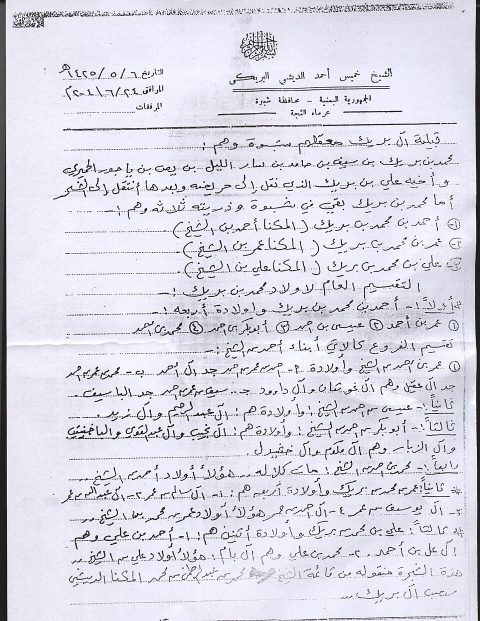
#> input picture input/sample.jpg, 960 x 1242 px (shown at 1/2 size)
$ python -i preprocess.py   (imports and definitions only)   (older library calls are emulated)
#> lines starting #> are read from the running program, lines starting #| are printed output that depends on the picture; after the words box and inside, x2 and y2 are one past the last pixel; in counts of white or black regions, pixels touching at a corner belong together
"""CPU document preprocessing and Arabic paragraph detection.

The implementation intentionally has a strict quality gate. A bad crop layout
is worse than a full-page OCR input, so callers must check ``quality.passed``
before using the returned regions.
"""

from __future__ import annotations

from dataclasses import asdict, dataclass

import cv2
import numpy as np
from PIL import Image


@dataclass
class ParagraphBox:
    x0: int
    y0: int
    x1: int
    y1: int
    ink_fraction: float

    @property
    def width(self) -> int:
        return self.x1 - self.x0

    @property
    def height(self) -> int:
        return self.y1 - self.y0

    def as_dict(self) -> dict:
        return asdict(self)


@dataclass
class LayoutQuality:
    passed: bool
    reason: str
    boxes: int
    ink_capture: float
    box_coverage: float

    def as_dict(self) -> dict:
        return asdict(self)


@dataclass
class PreprocessResult:
    image: Image.Image
    binary: np.ndarray
    metadata: dict


def _to_bgr(image: Image.Image) -> np.ndarray:
    rgb = np.asarray(image.convert("RGB"))
    return cv2.cvtColor(rgb, cv2.COLOR_RGB2BGR)


def _to_pil(image: np.ndarray) -> Image.Image:
    if image.ndim == 2:
        return Image.fromarray(image).convert("RGB")
    return Image.fromarray(cv2.cvtColor(image, cv2.COLOR_BGR2RGB))


# [10 lines left out: function _order_points, not called in this run]


def _perspective_crop(image: np.ndarray) -> tuple[np.ndarray, bool]:
    """Find a photographed paper boundary and apply a four-point transform."""
    height, width = image.shape[:2]
    scale = min(1.0, 1200 / max(height, width))
    preview = cv2.resize(image, None, fx=scale, fy=scale, interpolation=cv2.INTER_AREA)
    gray = cv2.cvtColor(preview, cv2.COLOR_BGR2GRAY)
    gray = cv2.GaussianBlur(gray, (5, 5), 0)
    edges = cv2.Canny(gray, 45, 140)
    edges = cv2.morphologyEx(
        edges, cv2.MORPH_CLOSE, cv2.getStructuringElement(cv2.MORPH_RECT, (7, 7))
    )
    contours, _ = cv2.findContours(edges, cv2.RETR_LIST, cv2.CHAIN_APPROX_SIMPLE)
    preview_area = preview.shape[0] * preview.shape[1]
    quadrilateral = None
    for contour in sorted(contours, key=cv2.contourArea, reverse=True)[:12]:
        if cv2.contourArea(contour) < preview_area * 0.22:
            break
        perimeter = cv2.arcLength(contour, True)
        approximation = cv2.approxPolyDP(contour, 0.02 * perimeter, True)
        if len(approximation) == 4 and cv2.isContourConvex(approximation):
            quadrilateral = approximation.reshape(4, 2).astype("float32") / scale
            break
    if quadrilateral is None:
        return image, False

    top_left, top_right, bottom_right, bottom_left = _order_points(quadrilateral)
    target_width = round(max(
        np.linalg.norm(bottom_right - bottom_left),
        np.linalg.norm(top_right - top_left),
    ))
    target_height = round(max(
        np.linalg.norm(top_right - bottom_right),
        np.linalg.norm(top_left - bottom_left),
    ))
    if target_width < width * 0.35 or target_height < height * 0.35:
        return image, False
    destination = np.array(
        [
            [0, 0],
            [target_width - 1, 0],
            [target_width - 1, target_height - 1],
            [0, target_height - 1],
        ],
        dtype="float32",
    )
    transform = cv2.getPerspectiveTransform(
        np.array([top_left, top_right, bottom_right, bottom_left]), destination
    )
    return cv2.warpPerspective(image, transform, (target_width, target_height)), True


def _binary_ink(gray: np.ndarray) -> np.ndarray:
    block_size = max(31, (min(gray.shape) // 18) | 1)
    return cv2.adaptiveThreshold(
        gray,
        255,
        cv2.ADAPTIVE_THRESH_GAUSSIAN_C,
        cv2.THRESH_BINARY_INV,
        block_size,
        15,
    )


def _line_extents(ink: np.ndarray) -> list[tuple[int, int, int, int]]:
    height, width = ink.shape
    row_counts = (ink > 0).sum(axis=1)
    active = row_counts > max(3, width * 0.008)
    gap_limit = max(2, round(height * 0.004))
    bands = []
    start = last = None
    for y, enabled in enumerate(active):
        if enabled:
            if start is None:
                start = y
            last = y
        elif start is not None and y - last > gap_limit:
            region = ink[start:last + 1]
            columns = np.flatnonzero((region > 0).any(axis=0))
            if len(columns) and last - start >= 2:
                bands.append((int(columns[0]), start, int(columns[-1] + 1), last + 1))
            start = last = None
    return bands


def _orientation_score(image: np.ndarray) -> float:
    gray = cv2.cvtColor(image, cv2.COLOR_BGR2GRAY)
    ink = _binary_ink(gray)
    bands = _line_extents(ink)
    if len(bands) < 3:
        return -10.0
    height, width = ink.shape
    widths = np.array([x1 - x0 for x0, _, x1, _ in bands], dtype=float)
    heights = np.array([y1 - y0 for _, y0, _, y1 in bands], dtype=float)
    lefts = np.array([x0 for x0, _, _, _ in bands], dtype=float)
    rights = np.array([x1 for _, _, x1, _ in bands], dtype=float)
    horizontality = float(np.median(widths / np.maximum(1.0, heights)))
    # Arabic paragraphs normally have a more stable right edge and a ragged
    # left edge. This also helps distinguish 0 from 180 degrees.
    rtl_alignment = float((np.std(lefts) - np.std(width - rights)) / max(1, width))
    useful_lines = min(len(bands), 40) / 40
    row_projection = (ink > 0).mean(axis=1)
    column_projection = (ink > 0).mean(axis=0)
    projection_score = float(np.log(
        (row_projection.var() + 1e-9) / (column_projection.var() + 1e-9)
    ))
    return float(
        np.log1p(horizontality)
        + 2.5 * rtl_alignment
        + useful_lines
        + 1.5 * projection_score
    )


def detect_cardinal_orientation(image: np.ndarray) -> tuple[int, float, dict]:
    rotations = {
        0: image,
        90: cv2.rotate(image, cv2.ROTATE_90_CLOCKWISE),
        180: cv2.rotate(image, cv2.ROTATE_180),
        270: cv2.rotate(image, cv2.ROTATE_90_COUNTERCLOCKWISE),
    }
    scores = {degrees: _orientation_score(candidate) for degrees, candidate in rotations.items()}
    ranked = sorted(scores, key=scores.get, reverse=True)
    best, second = ranked[:2]
    confidence = float(max(0.0, min(1.0, (scores[best] - scores[second]) / 1.5)))
    return best, confidence, {str(key): round(value, 4) for key, value in scores.items()}


def _rotate_cardinal(image: np.ndarray, degrees: int) -> np.ndarray:
    if degrees == 90:
        return cv2.rotate(image, cv2.ROTATE_90_CLOCKWISE)
    if degrees == 180:
        return cv2.rotate(image, cv2.ROTATE_180)
    if degrees == 270:
        return cv2.rotate(image, cv2.ROTATE_90_COUNTERCLOCKWISE)
    return image


def _deskew(image: np.ndarray) -> tuple[np.ndarray, float]:
    gray = cv2.cvtColor(image, cv2.COLOR_BGR2GRAY)
    edges = cv2.Canny(gray, 50, 150)
    lines = cv2.HoughLinesP(
        edges,
        1,
        np.pi / 180,
        threshold=max(40, image.shape[1] // 8),
        minLineLength=max(40, image.shape[1] // 5),
        maxLineGap=max(10, image.shape[1] // 50),
    )
    angles = []
    if lines is not None:
        for x0, y0, x1, y1 in np.asarray(lines).reshape(-1, 4):
            angle = np.degrees(np.arctan2(y1 - y0, x1 - x0))
            if -12 <= angle <= 12:
                angles.append(angle)
    if not angles:
        return image, 0.0
    angle = float(np.median(angles))
    if abs(angle) < 0.25:
        return image, angle
    height, width = image.shape[:2]
    matrix = cv2.getRotationMatrix2D((width / 2, height / 2), angle, 1.0)
    rotated = cv2.warpAffine(
        image,
        matrix,
        (width, height),
        flags=cv2.INTER_CUBIC,
        borderMode=cv2.BORDER_CONSTANT,
        borderValue=(255, 255, 255),
    )
    return rotated, angle


def preprocess_document(
    image: Image.Image,
    target_width: int = 2000,
    apply_orientation: bool = True,
) -> PreprocessResult:
    """Perspective-correct, orient, deskew and enhance a document photograph."""
    original = _to_bgr(image)
    original_height, original_width = original.shape[:2]
    corrected, perspective_applied = _perspective_crop(original)

    orientation, orientation_confidence, orientation_scores = detect_cardinal_orientation(corrected)
    # Do not rotate on a weak heuristic. The metadata allows an optional vision
    # model to resolve ambiguous orientation upstream.
    applied_orientation = orientation if apply_orientation and orientation_confidence >= 0.10 else 0
    corrected = _rotate_cardinal(corrected, applied_orientation)
    corrected, skew_angle = _deskew(corrected)

    height, width = corrected.shape[:2]
    scale = max(1.0, target_width / max(1, width))
    scale = min(scale, 5.0)
    if scale > 1.02:
        corrected = cv2.resize(
            corrected,
            (round(width * scale), round(height * scale)),
            interpolation=cv2.INTER_CUBIC,
        )

    gray = cv2.cvtColor(corrected, cv2.COLOR_BGR2GRAY)
    background_kernel = max(31, (min(gray.shape) // 12) | 1)
    background = cv2.GaussianBlur(gray, (background_kernel, background_kernel), 0)
    normalized = cv2.divide(gray, np.maximum(background, 1), scale=245)
    clahe = cv2.createCLAHE(clipLimit=2.0, tileGridSize=(8, 8))
    enhanced = clahe.apply(normalized)
    blurred = cv2.GaussianBlur(enhanced, (0, 0), 1.0)
    enhanced = cv2.addWeighted(enhanced, 1.45, blurred, -0.45, 0)
    binary = _binary_ink(enhanced)

    metadata = {
        "original_width": original_width,
        "original_height": original_height,
        "output_width": int(enhanced.shape[1]),
        "output_height": int(enhanced.shape[0]),
        "upscale": round(float(scale), 4),
        "perspective_applied": perspective_applied,
        "orientation_suggested": orientation,
        "orientation_applied": applied_orientation,
        "orientation_confidence": round(orientation_confidence, 4),
        "orientation_scores": orientation_scores,
        "deskew_angle": round(skew_angle, 4),
        "blur_variance": round(float(cv2.Laplacian(enhanced, cv2.CV_64F).var()), 2),
        "contrast_std": round(float(enhanced.std()), 2),
        "low_resolution_input": original_width < 1200,
    }
    return PreprocessResult(_to_pil(enhanced), binary, metadata)


# [151 lines left out: functions _boxes_overlap_or_neighbor, _merge_boxes, detect_arabic_paragraphs, crop_paragraphs, not called in this run]

>>> from PIL import Image
>>> picture = Image.open('input/sample.jpg')
#> picture is the input picture: PIL image 960x1242 RGB; mean R, G, B 217.9, 216.7, 227.8
>>> result = preprocess_document(picture)
#> in _perspective_crop, `edges = cv2.Canny(gray, 45, 140)`:
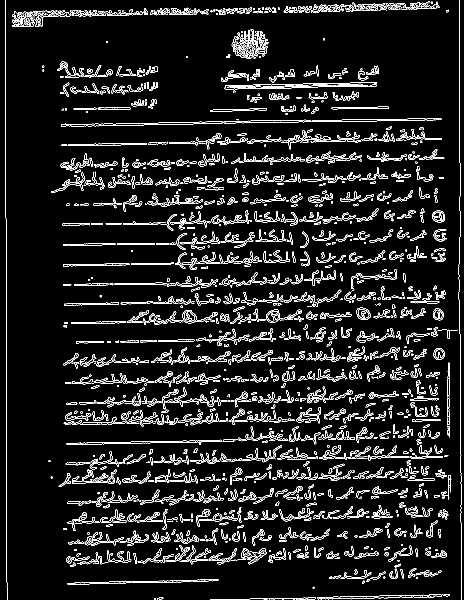
#> edges: shape (1200, 928) (shown at 1/2 size); 7.9% white in thin lines or dots
#> in _perspective_crop, `edges = cv2.morphologyEx( edges, cv2.MORPH_CLOSE, cv2.getStructuringEl..`:
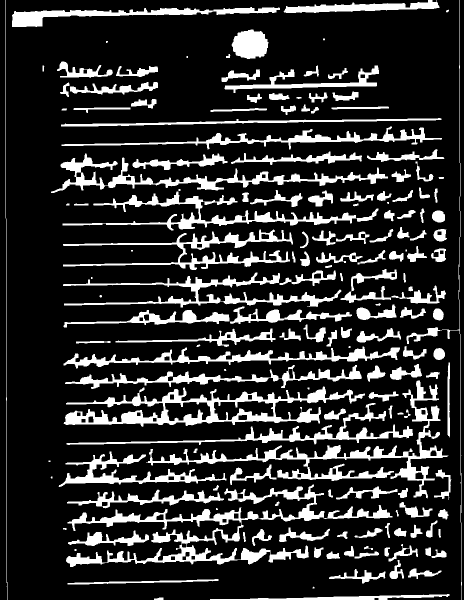
#> edges: shape (1200, 928) (shown at 1/2 size); 18.3% white; 166 white regions (16 under 20 px)
#> in _perspective_crop, `contours, _ = cv2.findContours(edges, cv2.RETR_LIST, cv2.CHAIN_APPROX_..`: contours = 214 contours, 22 with area under 20; largest, box (x1, y1, x2, y2) and area: (127, 773, 730, 854) 19170, (132, 969, 785, 1134) 17038, (292, 761, 897, 997) 12652, (102, 307, 776, 386) 8270, (125, 383, 757, 461) 7152
#> the loop in _perspective_crop, `for contour in sorted(contours, key=cv2.contourArea, reverse=True)[:12]:` made 1 pass
#> in preprocess_document, `corrected, perspective_applied = _perspective_crop(original)`: perspective_applied = False
#> in _binary_ink, `return cv2.adaptiveThreshold( gray, 255, cv2.ADAPTIVE_THRESH_GAUSSIAN_..`:
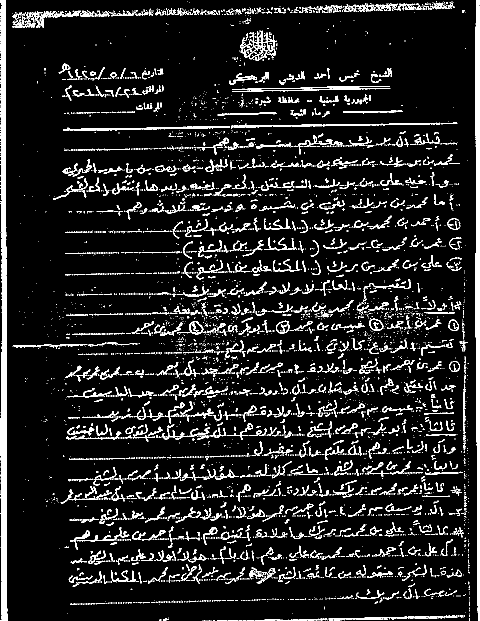
#> returned value: shape (1242, 960) (shown at 1/2 size); 10.3% white; 5607 white regions (4640 under 20 px), largest, box (x1, y1, x2, y2) and area: (0, 0, 15, 1242) 13045, (950, 0, 960, 1242) 9305, (126, 252, 460, 262) 1251
#> in _line_extents, `row_counts = (ink > 0).sum(axis=1)`: row_counts = 1242 values, max 278 at index 177, min 15 at index 1226, mean 99.31
#> the loop in _line_extents, `for y, enabled in enumerate(active):` made 1242 passes
#> start on pass 1: 0
#> after the loop in _line_extents, `for y, enabled in enumerate(active):`: bands = []; start = 0
#> in _orientation_score, `bands = _line_extents(ink)`: bands = []
#> in detect_cardinal_orientation, `scores = {degrees: _orientation_score(candidate) for degrees, candidat..`: scores = {0: -10, 90: -10, 180: -10, 270: -10}
#> in detect_cardinal_orientation, `ranked = sorted(scores, key=scores.get, reverse=True)`: ranked = [0, 90, 180, 270]
#> in detect_cardinal_orientation, `best, second = ranked[:2]`: best = 0; second = 90
#> in detect_cardinal_orientation, `confidence = float(max(0.0, min(1.0, (scores[best] - scores[second]) /..`: confidence = 0
#> in preprocess_document, `orientation, orientation_confidence, orientation_scores = detect_cardi..`: orientation_scores = {'0': -10, '90': -10, '180': -10, '270': -10}
#> in preprocess_document, `applied_orientation = orientation if apply_orientation and orientation..`: applied_orientation = 0
#> in _deskew, `edges = cv2.Canny(gray, 50, 150)`:
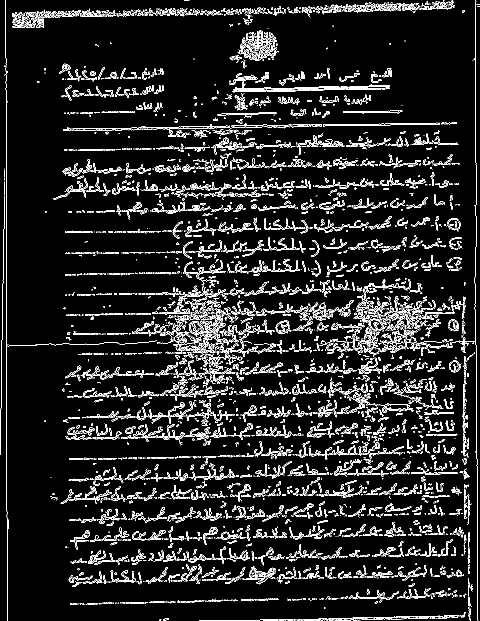
#> edges: shape (1242, 960) (shown at 1/2 size); 8.9% white in thin lines or dots
#> in _deskew, `lines = cv2.HoughLinesP( edges, 1, np.pi / 180, threshold=max(40, imag..`: lines = 163 rows, first 6: [274, 258, 822, 249], [12, 667, 12, 116], [13, 1035, 13, 659], [593, 990, 867, 985], [133, 630, 769, 619], [577, 1199, 850, 1194]
#> the loop in _deskew, `for x0, y0, x1, y1 in np.asarray(lines).reshape(-1, 4):` made 163 passes
#> (x0, y0, x1, y1, angle) on passes 1 to 3: (274, 258, 822, 249, -0.941), (12, 667, 12, 116, -90), (13, 1035, 13, 659, -90)
#> after the loop in _deskew, `for x0, y0, x1, y1 in np.asarray(lines).reshape(-1, 4):`: angles = 130 values, max 1.05 at index 110, min -5 at index 114, mean -1.1
#> in _deskew, `angle = float(np.median(angles))`: angle = -1
#> in _deskew, `matrix = cv2.getRotationMatrix2D((width / 2, height / 2), angle, 1.0)`: matrix = [[1, -0.0175, 10.94], [0.0175, 1, -8.3]]
#> in _deskew, `rotated = cv2.warpAffine( image, matrix, (width, height), flags=cv2.IN..`:
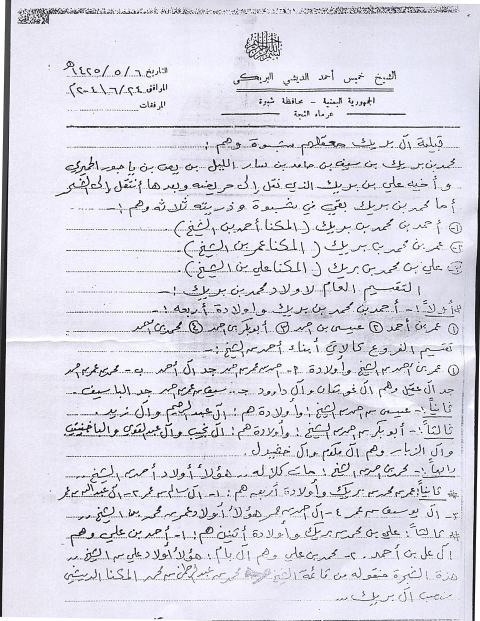
#> rotated: shape (1242, 960, 3) (shown at 1/2 size); mean B, G, R 228.9, 218, 219.1
#> in preprocess_document, `corrected, skew_angle = _deskew(corrected)`: skew_angle = -1
#> in preprocess_document, `background = cv2.GaussianBlur(gray, (background_kernel, background_ker..`:
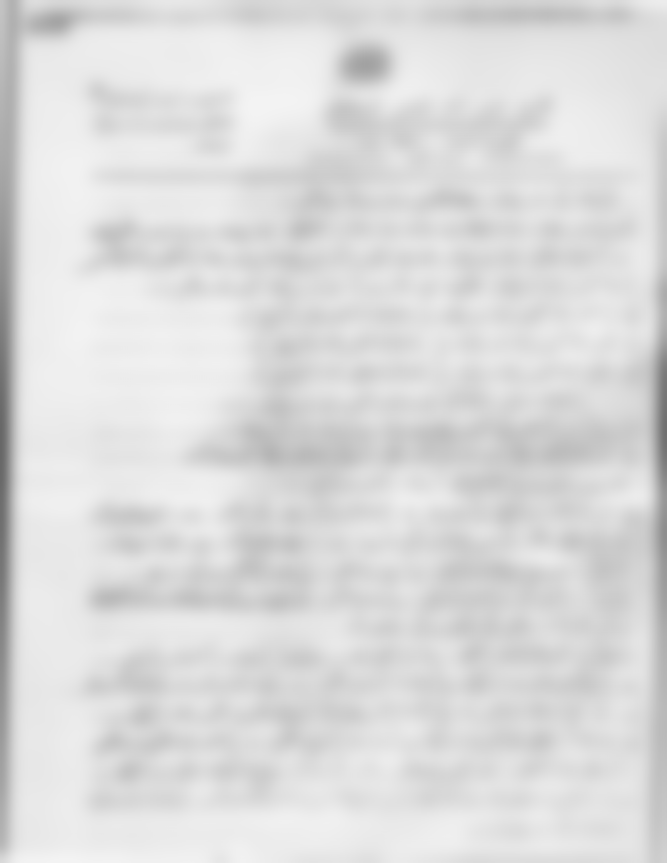
#> background: shape (2588, 2000) (shown at 1/3 size); min 103, max 244, mean 219.5
#> in _binary_ink (call 5), `return cv2.adaptiveThreshold( gray, 255, cv2.ADAPTIVE_THRESH_GAUSSIAN_..`:
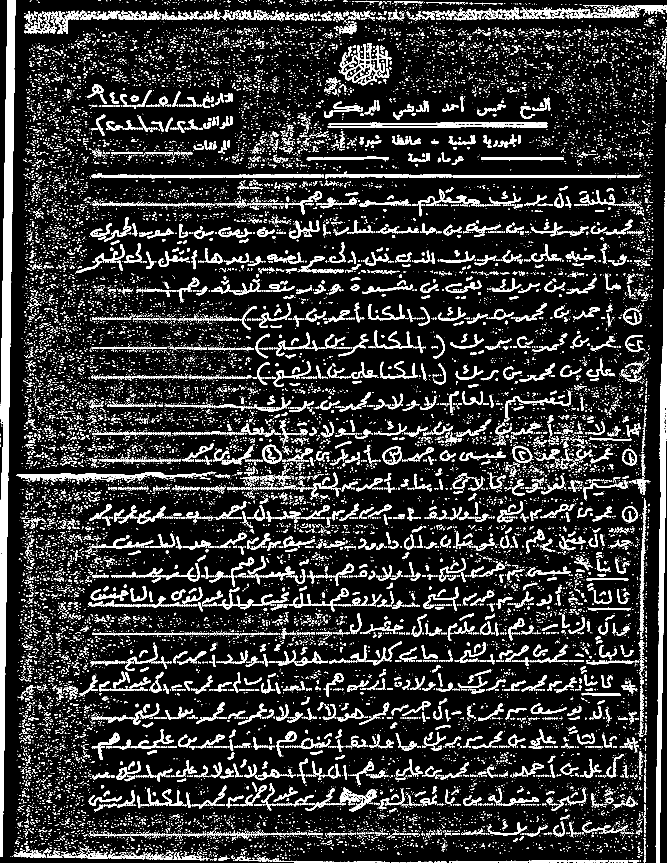
#> returned value: shape (2588, 2000) (shown at 1/3 size); 14.1% white; 22536 white regions (17571 under 20 px), largest, box (x1, y1, x2, y2) and area: (0, 0, 47, 2571) 51626, (1967, 247, 2000, 2588) 26357, (49, 1415, 649, 1451) 6419
